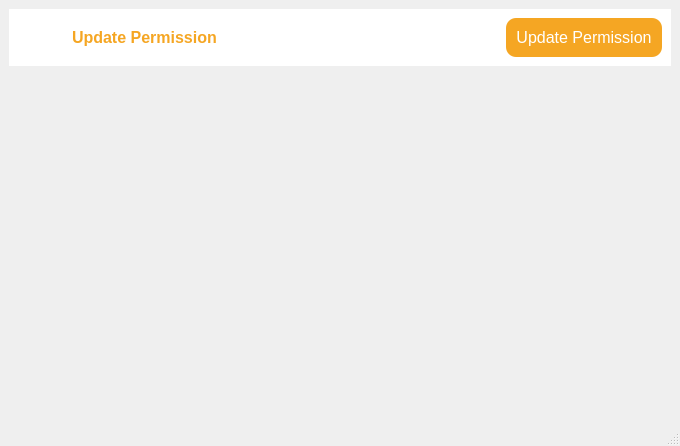
<?xml version="1.0" encoding="UTF-8"?>
<ui version="4.0">
 <class>UpdatePermissions</class>
 <widget class="QMainWindow" name="UpdatePermissions">
  <property name="geometry">
   <rect>
    <x>0</x>
    <y>0</y>
    <width>680</width>
    <height>446</height>
   </rect>
  </property>
  <property name="windowTitle">
   <string>Update Permission</string>
  </property>
  <property name="windowIcon">
   <iconset>
    <normalon>:/resources/employee-icons/update_permissions.svg</normalon>
   </iconset>
  </property>
  <widget class="QWidget" name="centralwidget">
   <layout class="QHBoxLayout" name="horizontalLayout_2">
    <item>
     <layout class="QVBoxLayout" name="verticalLayout">
      <item>
       <widget class="QFrame" name="gridFrame">
        <property name="sizePolicy">
         <sizepolicy hsizetype="Preferred" vsizetype="Fixed">
          <horstretch>0</horstretch>
          <verstretch>0</verstretch>
         </sizepolicy>
        </property>
        <property name="maximumSize">
         <size>
          <width>16777215</width>
          <height>16777215</height>
         </size>
        </property>
        <property name="styleSheet">
         <string notr="true">background-color: rgb(255, 255, 255);</string>
        </property>
        <layout class="QHBoxLayout" name="horizontalLayout">
         <item>
          <widget class="QLabel" name="label_2">
           <property name="sizePolicy">
            <sizepolicy hsizetype="Preferred" vsizetype="Fixed">
             <horstretch>0</horstretch>
             <verstretch>0</verstretch>
            </sizepolicy>
           </property>
           <property name="maximumSize">
            <size>
             <width>48</width>
             <height>48</height>
            </size>
           </property>
           <property name="styleSheet">
            <string notr="true"/>
           </property>
           <property name="text">
            <string/>
           </property>
           <property name="pixmap">
            <pixmap resource="resources.qrc">:/resources/employee-icons/update_permissions.svg</pixmap>
           </property>
           <property name="scaledContents">
            <bool>true</bool>
           </property>
          </widget>
         </item>
         <item>
          <widget class="QLabel" name="label">
           <property name="sizePolicy">
            <sizepolicy hsizetype="Preferred" vsizetype="Fixed">
             <horstretch>0</horstretch>
             <verstretch>0</verstretch>
            </sizepolicy>
           </property>
           <property name="font">
            <font>
             <pointsize>12</pointsize>
             <bold>true</bold>
            </font>
           </property>
           <property name="styleSheet">
            <string notr="true">color: #F5A623;</string>
           </property>
           <property name="text">
            <string>Update Permission</string>
           </property>
          </widget>
         </item>
         <item>
          <widget class="QPushButton" name="Update_btn">
           <property name="sizePolicy">
            <sizepolicy hsizetype="Fixed" vsizetype="Fixed">
             <horstretch>0</horstretch>
             <verstretch>0</verstretch>
            </sizepolicy>
           </property>
           <property name="maximumSize">
            <size>
             <width>16777215</width>
             <height>40</height>
            </size>
           </property>
           <property name="font">
            <font>
             <pointsize>12</pointsize>
            </font>
           </property>
           <property name="styleSheet">
            <string notr="true">QPushButton{
background-color: #F5A623;
color: rgb(255, 255, 255);
border:none;
padding: 10px;
border-radius: 10px;
}
QPushButton:hover{
background-color: rgb(159, 107, 22);
}</string>
           </property>
           <property name="text">
            <string>Update Permission</string>
           </property>
          </widget>
         </item>
        </layout>
       </widget>
      </item>
      <item>
       <widget class="QFrame" name="frame">
        <property name="styleSheet">
         <string notr="true">QTableView {
    border: 1px solid #d3d3d3;  /* Border around the entire table */
    selection-background-color: #a1c4fd;  /* Background color for selected cells */
    selection-color: white;  /* Text color for selected cells */
    alternate-background-color: #f2f2f2;  /* Background color for alternate rows */
    gridline-color: #cccccc;  /* Color of gridlines separating cells */
    background-color: #ffffff;  /* Background color of the table */
}

/* Styling for individual cells */
QTableView::item {
    padding: 2px;  /* Padding inside each cell */
	font-size:12px;
    color: black;  /* Default text color */
    background-color: white;  /* Default background color of cells */
}

/* Styling for selected cells */
QTableView::item:selected {
    background-color: rgb(71, 202, 172);  /* Background color for selected cells */
    color: white;  /* Text color for selected cells */
}

/* Row Styling (for alternate rows) */
QTableView::item:alternate {
    background-color: #f9f9f9;  /* Background color for alternate rows */
}

/* Styling for header cells */
QHeaderView::section {
    background-color: #2c3e50;  /* Header background color */
    color: white;  /* Header text color */
    padding: 5px;  /* Padding for header cells */
    font-weight: bold;  /* Bold font for header text */
    text-align: center;  /* Center-align header text */
}

/* Header horizontal lines */
QHeaderView::section:horizontal {
    border-right: 1px solid #d3d3d3;  /* Border between header cells */
}

/* For sorting indicators in the header */
QHeaderView::indicator:checked {
    background-color: #0078d4;  /* Sorting indicator background color */
}
</string>
        </property>
        <layout class="QHBoxLayout" name="table_horizontalLayout"/>
       </widget>
      </item>
     </layout>
    </item>
   </layout>
  </widget>
  <widget class="QMenuBar" name="menubar">
   <property name="geometry">
    <rect>
     <x>0</x>
     <y>0</y>
     <width>680</width>
     <height>21</height>
    </rect>
   </property>
  </widget>
  <widget class="QStatusBar" name="statusbar"/>
 </widget>
 <resources>
  <include location="resources.qrc"/>
 </resources>
 <connections/>
</ui>
